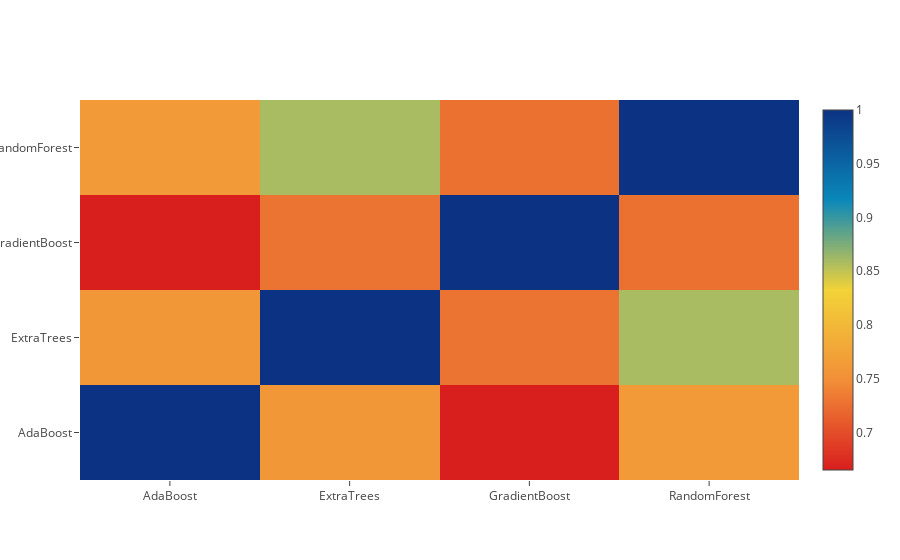

Notebook code cell kept with this figure:
### Markdown cell above
**Correlation Heatmap of the Second Level Training set**

### Code cell
data = [
    go.Heatmap(
        z= base_predictions_train.astype(float).corr().values ,
        x=base_predictions_train.columns.values,
        y= base_predictions_train.columns.values,
          colorscale='Portland',
            showscale=True,
            reversescale = True
    )
]
py.iplot(data, filename='labelled-heatmap')

### Figure 1 — Plotly figure (JSON) as saved in the notebook; plotly's stock layout.template omitted (floating-point values rounded to 4 significant figures)
{"data": [{"colorscale": "Portland", "reversescale": true, "showscale": true, "type": "heatmap", "x": ["AdaBoost", "ExtraTrees", "GradientBoost", "RandomForest"], "y": ["AdaBoost", "ExtraTrees", "GradientBoost", "RandomForest"], "z": [[1, 0.7593, 0.6652, 0.7614], [0.7593, 1, 0.7288, 0.8587], [0.6652, 0.7288, 1, 0.7269], [0.7614, 0.8587, 0.7269, 1]]}], "layout": {}}
